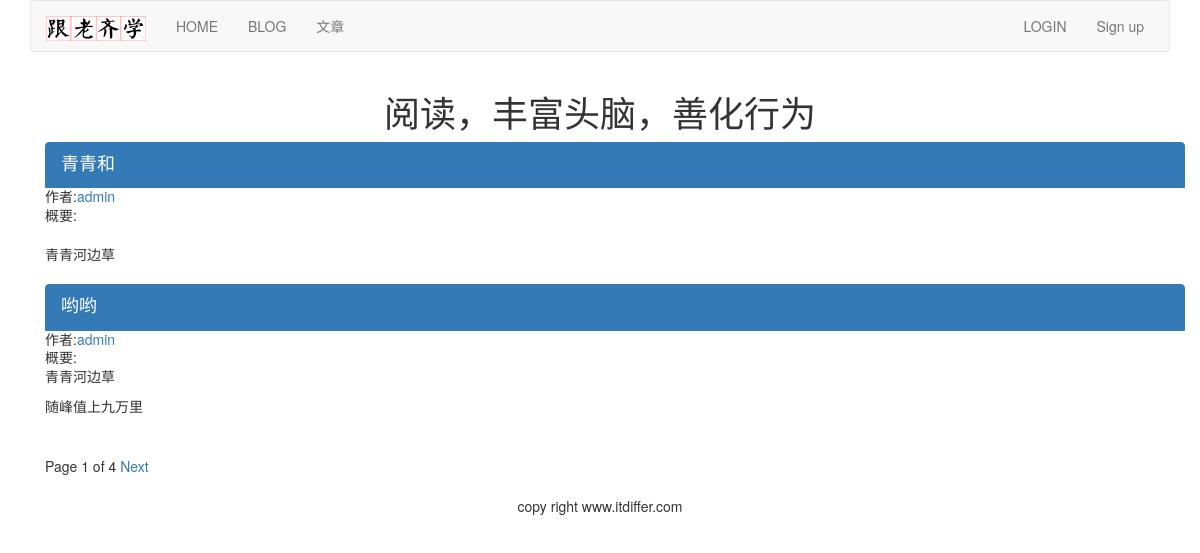
The page /article/list-article-titles/ on the database its author committed.
### article/models.py (models this page shows, shortened)
class ArticlePost(models.Model):
    author = models.ForeignKey(User, on_delete=models.CASCADE, related_name="article")
    title = models.CharField(max_length=200)
    slug = models.SlugField(max_length=500)
    column = models.ForeignKey(ArticleColumn, on_delete=models.CASCADE,related_name="article_column")
    body = models.TextField()
    created = models.DateTimeField(default=timezone.now)
    updated = models.DateTimeField(auto_now=True)
    users_like = models.ManyToManyField(User, related_name="articles_like", blank=True)
    class Meta:
        ordering = ("-updated",)
        index_together = (('id', 'slug'),)
    def get_url_path(self):
        return reverse("article:article_content", args=[self.id, self.slug])

### article/list_views.py (the view)
# urls.py: path('list-article-titles/', list_views.article_titles, name="article_titles"),
def article_titles(request, username=None):
    if username:
        user = User.objects.get(username=username)
        articles_title = ArticlePost.objects.filter(author=user)
        try:
            userinfo = user.userinfo
        except:
            userinfo = None
    else:
        articles_title = ArticlePost.objects.all()
    paginator = Paginator(articles_title, 2)
    page = request.GET.get('page')
    try:
        current_page = paginator.page(page)
        articles = current_page.object_list
    except PageNotAnInteger:
        current_page = paginator.page(1)
        articles = current_page.object_list
    except EmptyPage:
        current_page = paginator.page(paginator.num_pages)
        articles = current_page.object_list
    if username:
        return render(request, "article/list/author_articles.html", {"articles":articles, "page":current_page, "userinfo":userinfo, "user":user})
    return render(request, "article/list/article_titles.html", {"articles":articles, "page": current_page})

### templates/article/list/article_titles.html (shortened to what this page needs)
{% extends "base.html" %}
{% block content %}
<div class="row text-center vertical-middle-sm">
    <h1>阅读，丰富头脑，善化行为</h1>
</div>
<div class="container">
    {% for article in articles %}
    <div class="list-group">
        <a href="{{article.get_url_path}}" class="list-group-item active">
            <h4 class="list-group-item-heading">{{article.title}}</h4>
        </a>
        <p class="list-group-item-text">作者:<a href="{% url 'article:author_articles' article.author.username %}">{{article.author.username}}</a></p>
        <p class="list-group-item-text">概要:{{article.body|slice:'70'| linebreaks}}</p>
    </div>
    {% endfor %}
{% include "paginator.html" %}
</div>
{% endblock %}

### rows shown on the page
ArticlePost: title "青青和", author.username "admin", body "青青河边草"
ArticlePost: title "哟哟", author.username "admin", body "青青河边草 随峰值上九万里"

### other values the page prints
{{ page.number }} "1"
{{ page.paginator.num_pages }} "4"
